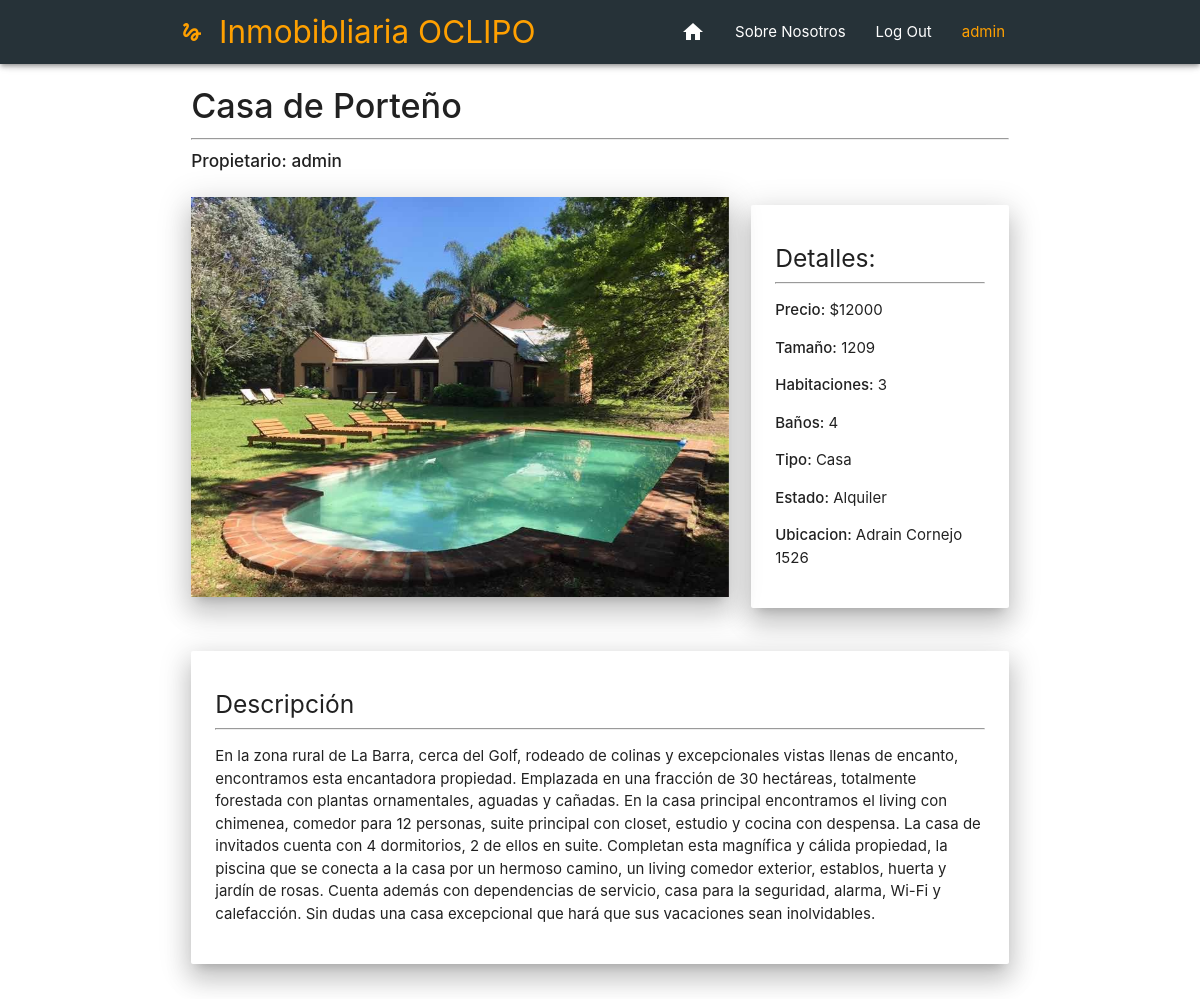
Screenshot of /propiedad/28 (signed in) with the database file from the repository.
### Inmobibliaria/models.py (models this page shows, shortened)
class Propiedad(models.Model):
    usuario = models.ForeignKey(User, on_delete=models.CASCADE, null=False)
    titulo = models.CharField(max_length=20)
    precio = models.IntegerField()
    ubicacion = models.ForeignKey('Ubicacion', on_delete=models.CASCADE, null=False)
    barrio = models.CharField(max_length=30)
    calle = models.CharField(max_length=30)
    numero = models.IntegerField()
    tipo = models.CharField(max_length=12,choices=TIPO_CHOICES)
    estado = models.CharField(max_length=8,choices=STATUS_CHOICES,default='Venta')
    habitaciones = models.IntegerField()
    baños = models.IntegerField()
    tamaño = models.IntegerField()
    descripcion = models.TextField(max_length=2000)

class Imagen(models.Model):
    propiedad = models.ForeignKey(Propiedad, on_delete=models.CASCADE,null=False)
    foto = models.ImageField(upload_to='fotos/', null=True)

### Inmobibliaria/views.py (the view)
# urls.py: path("propiedad/<str:id>", propiedadview),
def propiedadview(request,id):
    propiedad = Propiedad.objects.get(id = id)
    imagenesLibro = Imagen.objects.filter(propiedad = propiedad)
    indiceEnCarusel = ["#one", "#two", "#three"] #El carusel necesita esos datos en el href para funcionar
    return render(request,"Inmobibliaria/propiedad.html",{"propiedad":propiedad, "imagenes": imagenesLibro,"indiceEnCarusel":indiceEnCarusel,"host": request.get_host()})

### Inmobibliaria/templatetags/index.py (called while the page is built)
@register.filter
def index(indexable, i):
    return indexable[i]

### Inmobibliaria/templates/Inmobibliaria/propiedad.html (shortened to what this page needs)
{% extends 'Inmobibliaria/base.html' %}
{% block content %}
<div class="container">
<div class="row">
    <div class="col s12 m12">
        <h4><strong>{{propiedad.titulo}}</strong></h4><hr>
        <h6><strong> Propietario: {{propiedad.usuario}}</strong></h6>
    </div>
</div>
<div class="row">
    <div class="col s12 m8">
        <div class="carousel carousel-slider z-depth-4">
        {% load index %}
        {% for imagen in imagenes %}
        <a class="carousel-item " href="{{ indiceEnCarusel|index:forloop.counter0 }}"><img src = "http://{{ host }}/media/{{ imagen.foto }}" width="100%" height="400"></a>
        {% endfor %}
        </div>
    </div>
    <div class="col s12 m4">
        <div class="card-panel z-depth-4">
        <h5>Detalles: </h5><hr>
        <p><strong>Precio:</strong> ${{propiedad.precio}}</p>
        <p><strong>Tamaño:</strong> {{propiedad.tamaño}}</p>
        <p><strong>Habitaciones:</strong> {{propiedad.habitaciones}}</p>
        <p><strong>Baños:</strong> {{propiedad.baños}}</p>
        <p><strong>Tipo:</strong> {{propiedad.tipo}}</p>
        <p><strong>Estado:</strong> {{propiedad.estado}}</p>
            <p><strong>Ubicacion: </strong> {{propiedad.calle}}</p>
      </div>
    </div>
</div>
<div class="row">
    <div class="col s12 m12">
        <div class="card-panel white z-depth-4">
        <h5>Descripción</h5><hr>
        <p>{{propiedad.descripcion}}</p>
      </div>
    </div>
</div>
{% endblock %}

### Inmobibliaria/templates/Inmobibliaria/navbar.html (shortened to what this page needs)
{% load static %}
<div class="navbar-fixed  ">
    <nav class="blue-grey darken-4 z-depth-2 ">
      <div class="nav-wrapper container ">
        <a class="brand-logo text-warning amber-text text-darken-2 " href="{% url "home" %}" ><i class="medium material-icons ">gesture</i>Inmobibliaria OCLIPO</a>
        <ul id="nav-mobile" class="right hide-on-med-and-down text-warning">
          <li><a href="/" ><i class="medium material-icons  ">home</i></a>
          <li><a href="" class="">Sobre Nosotros</a></li>
{% if user.is_authenticated %}
            <li><a href="/logout" class="">Log Out</a></li>
            <li><a  class="amber-text text-darken-2">{{user.username}}</a></li>
{% else %}
            <li><a href="/login" class="">Sign Up</a></li>
            <li><a href="/register" class="">Register</a></li>
{% endif %}
        </ul>
      </div>
    </nav>
  </div>

### rows the page displays
Propiedad: titulo "Casa de Porteño", usuario "admin", precio "12000", tamaño "1209", habitaciones "3", baños "4", tipo "Casa", estado "Alquiler", calle "Adrain Cornejo 1526", descripcion "En la zona rural de La Barra, cerca del Golf, rodeado de colinas y excepcionales vistas llenas de encanto, encontramos esta encantadora propiedad. Emplazada en una fracción de 30 hectáreas, totalmente forestada con plantas ornamentales, aguadas y cañadas. En la casa principal encontramos el living con chimenea, comedor para 12 personas, suite principal con closet, estudio y cocina con despensa. La casa de invitados cuenta con 4 dormitorios, 2 de ellos en suite. Completan esta magnífica y cálida propiedad, la piscina que se conecta a la casa por un hermoso camino, un living comedor exterior, establos, huerta y jardín de rosas. Cuenta además con dependencias de servicio, casa para la…"
Imagen: foto (picture)

### other values shown
{{ user.username }} "admin"
